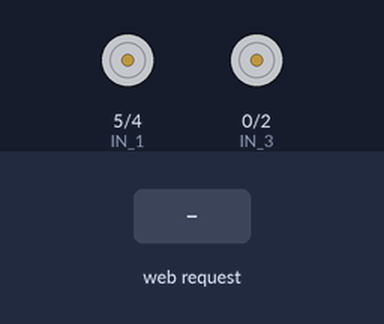
This sketch was run on a simulated ESP8266 (NodeMCU). Shown: motor-driver pin pairs drawn as motors (green arrow = first pin HIGH = forward, orange = second pin HIGH = backward, longer = more drive, scaled by the enable pin). The test bench sets the inputs (shaded band). What the sketch prints to the serial monitor is not drawn.

Above: at 1.2 s.
1.3 s: HTTP request GET /?move=F received
At 2.5 s:
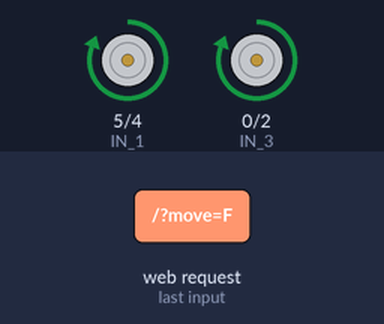
2.8 s: HTTP request GET /?move=B received
At 3.7 s:
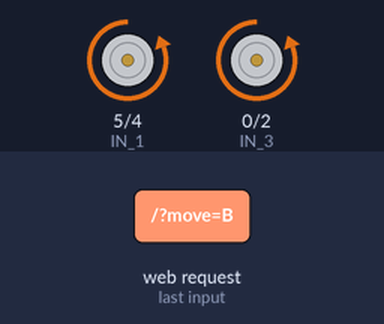
4.3 s: HTTP request GET /?move=L received
At 4.8 s:
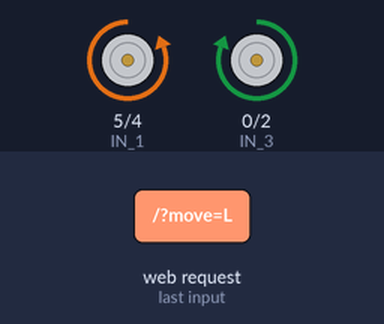
5.8 s: HTTP request GET /?move=R received
At 7.1 s:
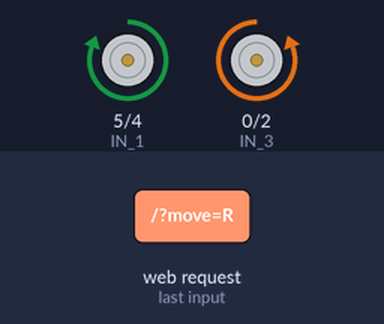
Timing chart, 0 to 8.3 s (numbered marks = the images above; inputs shaded):
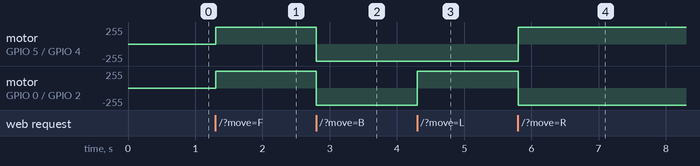

Measured:
- after the input at 1.3 s, motor on GPIO 5 (IN_1) / GPIO 4 (IN_2), motor on GPIO 0 (IN_3) / GPIO 2 (IN_4): stopped → forward 255/255 at once
- after the input at 2.8 s, motor on GPIO 5 (IN_1) / GPIO 4 (IN_2), motor on GPIO 0 (IN_3) / GPIO 2 (IN_4): forward 255/255 → backward 255/255 at once
- after the input at 4.3 s, motor on GPIO 0 (IN_3) / GPIO 2 (IN_4): backward 255/255 → forward 255/255 at once
- after the input at 5.8 s, motor on GPIO 5 (IN_1) / GPIO 4 (IN_2): backward 255/255 → forward 255/255 at once; motor on GPIO 0 (IN_3) / GPIO 2 (IN_4): forward 255/255 → backward 255/255 at once

The sketch:

My_RC_Car.ino
```cpp
#define ENA   16          // Enable/speed motors Right        GPIO14(D0)
#define IN_1  5          // L298N in1 motors Right           GPIO15(D1)
#define IN_2  4          // L298N in2 motors Right           GPIO13(D2)
#define IN_3  0           // L298N in3 motors Left            GPIO2(D3)
#define IN_4  2           // L298N in4 motors Left            GPIO0(D4)
#define ENB   14          // Enable/speed motors Left         GPIO12(D5)

#include <ESP8266WiFi.h>
#include <WiFiClient.h>
#include <ESP8266WebServer.h>

//String command;             //String to store app command state.
int speedCar = 800;         // 400 - 1023.
int speed_Coeff = 3;

const char* ssid = "My RC Car";
ESP8266WebServer server(8080);

void setup() {
    pinMode(ENA, OUTPUT);
    pinMode(ENB, OUTPUT);
    pinMode(IN_1, OUTPUT);
    pinMode(IN_2, OUTPUT);
    pinMode(IN_3, OUTPUT);
    pinMode(IN_4, OUTPUT);

// Connecting WiFi
    IPAddress ip(192, 168, 4, 1);
    IPAddress netmask(255, 255, 255, 0);

    WiFi.mode(WIFI_AP);
    WiFi.softAPConfig(ip, ip, netmask);
    WiFi.softAP(ssid);

    IPAddress myIP = WiFi.softAPIP();
    Serial.print("AP IP address: ");
    Serial.println(myIP);

 // Starting WEB-server
    server.on ( "/", HTTP_handleRoot );
    server.onNotFound ( HTTP_handleRoot );
    server.begin();
    Serial.begin(115200);
}

void loop() {
    server.handleClient();

     String cmdMove = server.arg("move");
     String cmdAction = server.arg("action");

     if (cmdMove == "F") goAhead();
     else if (cmdMove == "B") goBack();
     else if (cmdMove == "L") goLeft();
     else if (cmdMove == "R") goRight();
     else if (cmdMove == "S") stopRobot();
}

void HTTP_handleRoot(void) {
  if( server.hasArg("move") ){
       Serial.println(server.arg("move"));
  }else if( server.hasArg("action") ){
       Serial.println(server.arg("action"));
  }
  server.send ( 200, "text/html", "" );
  delay(1);
}

void goAhead(){
  Serial.println("goAhead");

     digitalWrite(IN_1, HIGH);
     digitalWrite(IN_2, LOW);
     analogWrite(ENA, speedCar);

     digitalWrite(IN_3, HIGH);
     digitalWrite(IN_4, LOW);
     analogWrite(ENB, speedCar);
}

void goBack(){
  Serial.println("goBack");

      digitalWrite(IN_1, LOW);
      digitalWrite(IN_2, HIGH);
      analogWrite(ENA, speedCar);

      digitalWrite(IN_3, LOW);
      digitalWrite(IN_4, HIGH);
      analogWrite(ENB, speedCar);
}

void goRight(){
  Serial.println("goRight");

      digitalWrite(IN_1, HIGH);
      digitalWrite(IN_2, LOW);
      analogWrite(ENA, speedCar);

      digitalWrite(IN_3, LOW);
      digitalWrite(IN_4, HIGH);
      analogWrite(ENB, speedCar);
}

void goLeft(){
  Serial.println("goLeft");

      digitalWrite(IN_1, LOW);
      digitalWrite(IN_2, HIGH);
      analogWrite(ENA, speedCar);

      digitalWrite(IN_3, HIGH);
      digitalWrite(IN_4, LOW);
      analogWrite(ENB, speedCar);
}

void stopRobot(){
  Serial.println("stopRobot");

      digitalWrite(IN_1, LOW);
      digitalWrite(IN_2, LOW);
      analogWrite(ENA, speedCar);

      digitalWrite(IN_3, LOW);
      digitalWrite(IN_4, LOW);
      analogWrite(ENB, speedCar);
 }
```
